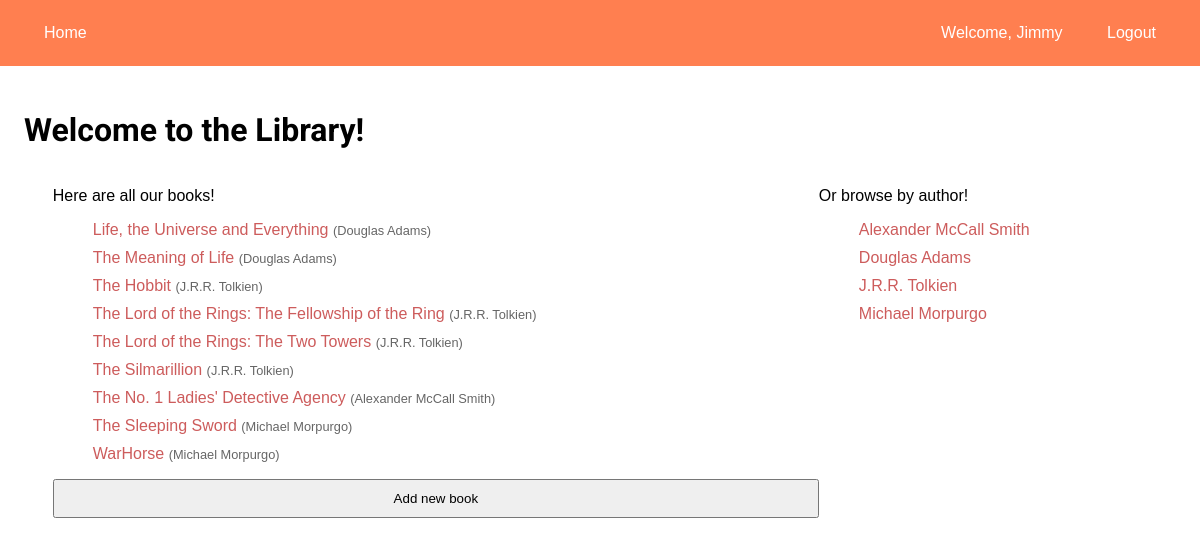
The page / (signed in) on the database its author committed.
### library/models.py (models this page shows, shortened)
class Book(models.Model):
    title = models.CharField(max_length=100)
    author = models.ForeignKey(Author, null=True, on_delete=models.SET_NULL)
    borrower = models.ForeignKey(User, null=True, on_delete=models.SET_NULL)

class Author(models.Model):
    name = models.CharField(max_length=50)
    def __str__(self):
        return f"{self.name}"

### library/views.py (the view)
# urls.py: path('', views.index, name='library-index'),
def index(req):
    books = Book.objects.all().order_by('author', 'title')
    authors = Author.objects.all().order_by('name')
    data = { "books": books, "authors": authors }
    return render(req, 'library/index.html', data)

### library/templates/library/index.html
{% extends "library/base.html" %}
{% block content %}
    <h1>Welcome to the Library!</h1>
    <div id="library-container">
        <div class="split-left">
            <p>Here are all our books!</p>
            <ul id="books-container">
                {% for book in books %}
                <li>
                    <a href="{% url 'book-show' book_id=book.id %}">
                        {{ book.title }}
                    </a>
                    <span class="helptext">({{ book.author }})</span>
                </li>
                {% endfor %}
            </ul>
            <a href="{% url 'book-create' %}"> <button>Add new book</button></a>
        </div>
        <div class="split-right">
            <p>Or browse by author!</p>
            <ul id="authors-container">
                {% for author in authors %}
                <li>
                    <a href="{% url 'author-show' author_id=author.id %}">
                        {{ author.name }}
                    </a>
                </li>
                {% endfor %}
            </ul>
        </div>
    </div>
{% endblock content %}

### library/templates/library/base.html (shortened to what this page needs)
{% load static %}
<!DOCTYPE html>
<html lang="en">
    <head>
        <link rel="stylesheet" href="{% static 'css/main.css' %}">
    </head>
    <body>
        <nav>
            <div class="linkset left">
                <a href="{% url 'library-index' %}">Home</a>
            </div>
            <div class="linkset right">
            {% if user.is_authenticated %}
                <span>Welcome, {{user}}</span>
                <a href="{% url 'logout' %}">Logout</a>
            {% else %}
                <a href="{% url 'signup' %}">Sign up</a>
                <a href="{% url 'login' %}">Login</a>
            {% endif %}
        </div>
        </nav>
        <main>
            {% block content %}
            {% endblock content %}
        </main>
    </body>
</html>

### library/static/css/main.css (style rules this page uses)
:root { --primary-font: 'Late', sans-serif; --header-font: 'Roboto', sans-serif; }
* { box-sizing: border-box; }
html, body { margin: 0; }
body { font-family: var(--primary-font); }
h1 { font-family: var(--header-font); }
nav { width: 100vw; padding: 1.5rem; display: flex; justify-content: space-between; background-color: coral; }
.linkset > * { margin: 0 20px; color: white; font-size: 0.8rem; }
#library-container { width: 95%; margin: 0 auto; display: flex; }
.split-left { width: 70%; }
.split-right { width: 30%; }
.right { text-align: right; }
.left { text-align: left; }
a { cursor: pointer; text-decoration: none; }
main { padding: 1.5rem; }
ul li { list-style: none; margin: 10px 0; }
li a, p a { color: indianred; }
input, button { display: block; padding: 10px 0; font-family: var(--primary-font); width: 100%; text-align: center; cursor: pointer; }
.helptext, form > ul { opacity: 0.6; font-size: 0.8rem; }
@media only screen and (min-width: 480px) { .linkset > * { font-size: 1rem; } }

### rows shown on the page
Book: title "Life, the Universe and Everything", author "Douglas Adams"
Book: title "The Meaning of Life", author "Douglas Adams"
Book: title "The Hobbit", author "J.R.R. Tolkien"
Book: title "The Lord of the Rings: The Fellowship of the Ring", author "J.R.R. Tolkien"
Book: title "The Lord of the Rings: The Two Towers", author "J.R.R. Tolkien"
Book: title "The Silmarillion", author "J.R.R. Tolkien"
Book: title "The No. 1 Ladies' Detective Agency", author "Alexander McCall Smith"
Book: title "The Sleeping Sword", author "Michael Morpurgo"
Book: title "WarHorse", author "Michael Morpurgo"
Author: name "Alexander McCall Smith"
Author: name "Douglas Adams"
Author: name "J.R.R. Tolkien"
Author: name "Michael Morpurgo"

### other values the page prints
{{ user }} "Jimmy"
